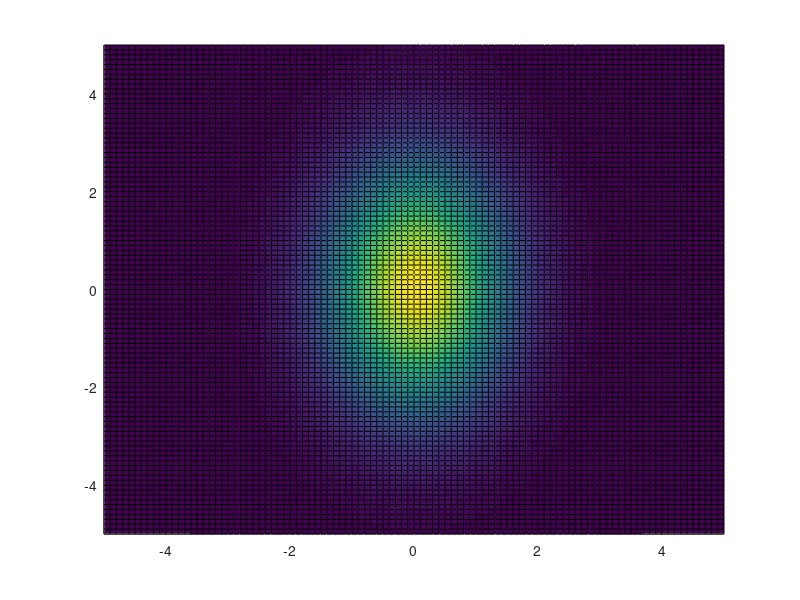

Here is the MATLAB script that generated this plot:
X = [];
xData = -5:.1:5;
for i = 1:101
    for j = 1:101
        X(end + 1, 1:2) = [xData(i) xData(j)];
    end
end
mu = [0 0];
sigma = [1 0; 0 3];
theta = pi/2;
R = [cos(theta) -sin(theta); sin(theta) cos(theta)];
sigma = R^-1*sigma*R;
p = mvnpdf(X,mu,sigma);

counter =1;
for i = 1:101
    for j = 1:101
        Y(i,j) = p(counter);
        counter = counter+1;
    end
end

figure, surface(xData, xData, Y);
axis tight
